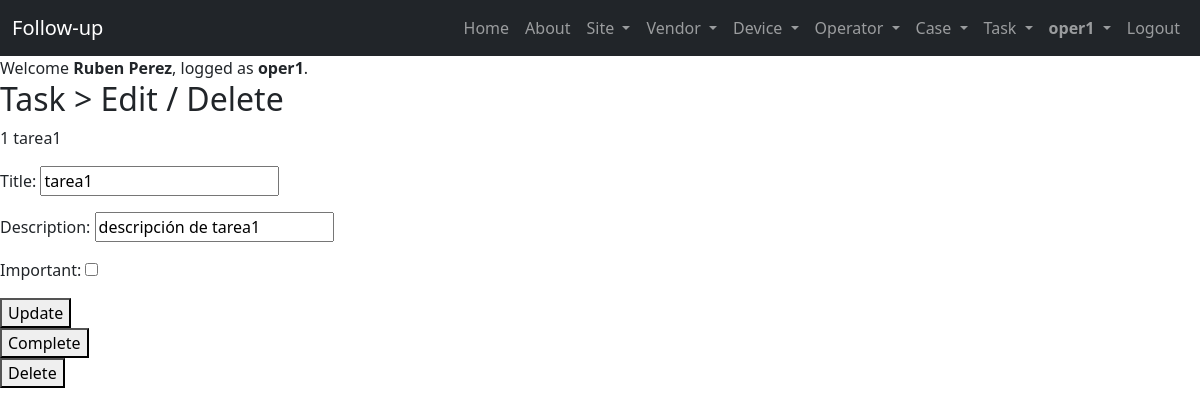
/tasks/1 (signed in), run on an earlier commit of the app's database.
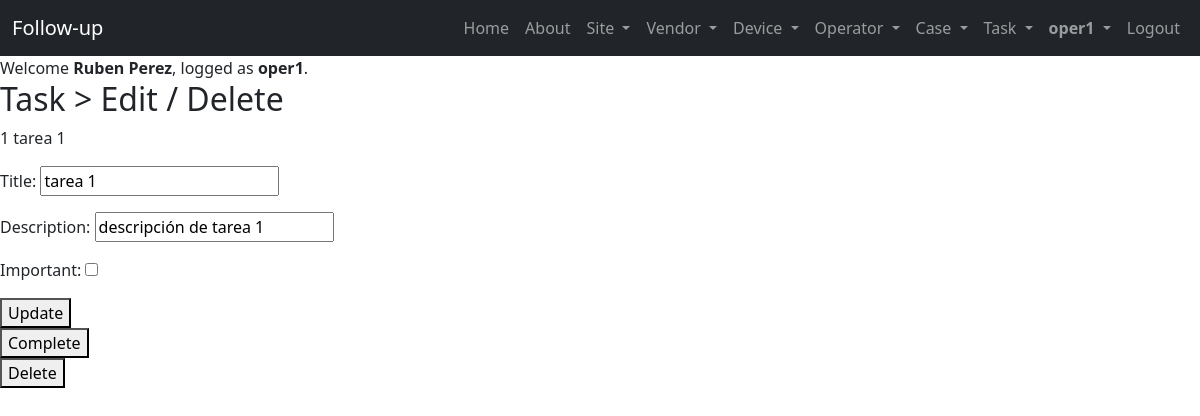
And on a later commit of the database.
### tasks/models.py (models this page shows, shortened)
class Task(models.Model):
  title = models.CharField(max_length=50)
  description = models.CharField(max_length=100)
  created = models.DateTimeField(auto_now_add=True)
  completed = models.DateTimeField(null=True, blank=True)
  important = models.BooleanField(default=False)
  user = models.ForeignKey(User, on_delete=models.CASCADE)

### tasks/views.py (the view, shortened to what this page needs)
# urls.py: path('tasks/<int:task_id>', views.task_detail, name='task_detail'),
@login_required
def task_detail(request, task_id):
    if request.method == 'GET':
        task = get_object_or_404(Task, pk=task_id, user=request.user)
        form = TaskForm(instance=task)
        return render(request, 'task_detail.html', {'task': task, 'form': form})

### tasks/forms.py
class TaskForm(ModelForm):
    class Meta:
        model = Task
        fields = ['title', 'description', 'important']

### tasks/templates/task_detail.html (shortened to what this page needs)
{% extends 'base.html' %}
{% block content %}
<h2>Task > Edit / Delete</h2>
{{task.id}} {{task.title}}
<form method="POST">
  {{form.as_p}}
  <button>
    Update
  </button>
</form>
<form action="{% url 'task_complete' task.id %}" method="POST">
  <button>
    Complete
  </button>
</form>
<form action="{% url 'task_delete' task.id %}" method="POST">
  <button>
    Delete
  </button>
</form>
{% endblock %}

What changed in the data, as far as the page shows it:
changed Task id 1: title "tarea1" → "tarea 1"; description "descripción de tarea1" → "descripción de tarea 1"
